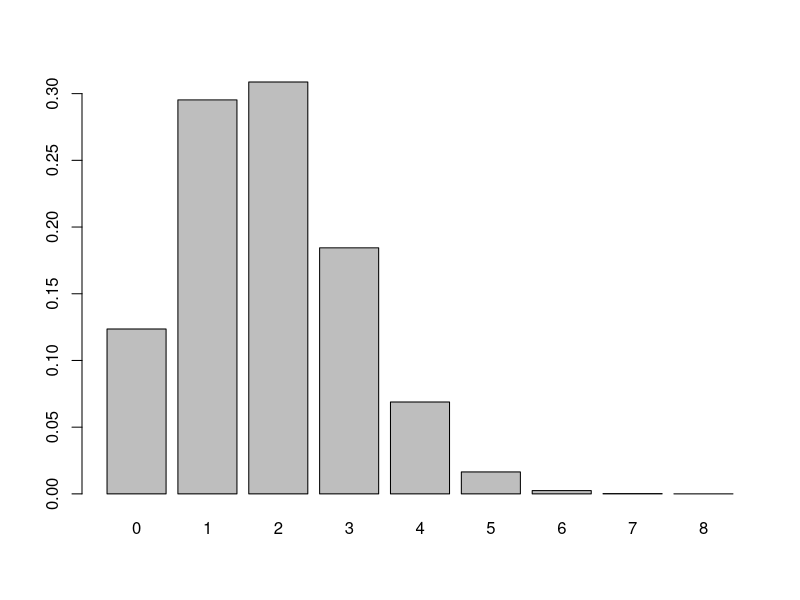
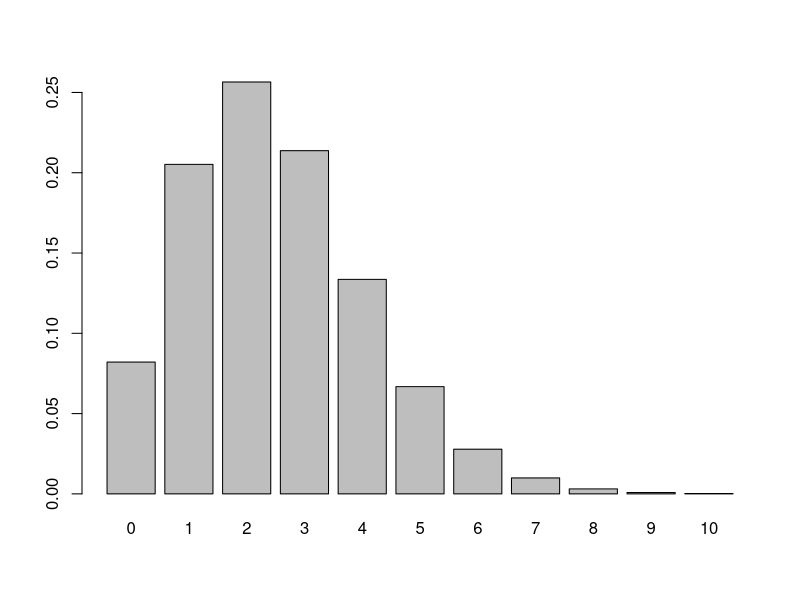

Here is the R script that generated these plots, in order:
# Obtain the probability distribution function (for values x=0,1,...,8)
x <- seq(0,8)
pi <- 0.23
px <- dbinom(x, 8, pi)

# Create bar chart of PDF
barplot(height=px, names=x)

# Obtain the probability distribution function (for values x=0,1,...,10)
x <- seq(0,10)
lambda <- 2.5
px <- dpois(x, lambda)

# Create bar chart of PDF
barplot(height=px, names=x)
